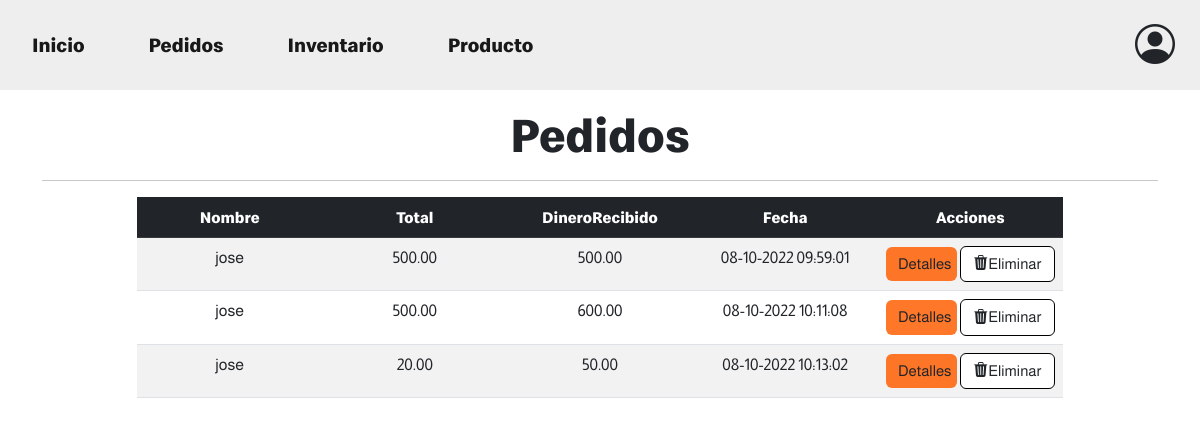
Screenshot of /pedido/index (signed in) with the database file from the repository.
### tables this page shows
CREATE TABLE `pedidos` (
  `Id` int(255) NOT NULL,
  `UsuarioId` int(255) NOT NULL,
  `Total` decimal(9,2) NOT NULL,
  `DineroRecibido` decimal(9,2) NOT NULL,
  `Fecha` timestamp NOT NULL DEFAULT current_timestamp()
);

CREATE TABLE `usuarios` (
  `Id` int(255) NOT NULL,
  `IdRol` int(255) NOT NULL,
  `Nombre` varchar(255) NOT NULL,
  `Password` varchar(255) NOT NULL,
  `UsuarioCreacion` int(11) NOT NULL,
  `FechaCreacion` timestamp NOT NULL DEFAULT current_timestamp(),
  `FechaModificacion` timestamp NOT NULL DEFAULT current_timestamp() ON UPDATE current_timestamp()
);

### controllers/pedidoController.php (called while the page is built, shortened)
<?php
require_once 'models/pedido.php';
class pedidoController
{
	public function index()
	{
		$usuario_id = $_SESSION['identity']->Id;
		$pedido = new Pedido();
		$pedido->setUsuarioId($usuario_id);
		$pedidos = $pedido->getAll();
		require_once 'views/pedido/index.php';
	}
}

### config/db.php (called while the page is built)
<?php
class Database{
	public static function connect(){
		$db = new mysqli('localhost', 'root', '', 'restaurantes');
		$db->query("SET NAMES 'utf8'");
		return $db;
	}
}

### models/pedido.php (called while the page is built, shortened)
<?php
class Pedido
{
	private $db;
	public function __construct()
	{
		$this->db = Database::connect();
	}
	public function getAll()
	{
		$productos = $this->db->query("SELECT usuarios.Nombre, pedidos.Id,pedidos.Total,
		pedidos.DineroRecibido, pedidos.Fecha,
		date_format(Fecha, \"%d-%m-%Y %H:%i:%s\") as Fecha
		FROM pedidos
		INNER JOIN usuarios on pedidos.UsuarioId = usuarios.Id");
		return $productos;
	}
}

### views/pedido/index.php (the view)
<div class="container-fluid text-center">
    <div class="container titulo pt-3">
        <h1 class="display-5">Pedidos</h1>
        <hr>
    </div>
    <div class="text-center container">
        <div class="row justify-content-center">
            <div class="col-10">
                <table class="table table-striped">
                    <thead class="table table-dark titulo">
                        <tr class="row-cols-6">
                            <th scope="col">Nombre</th>
                            <th scope="col">Total</th>
                            <th scope="col">DineroRecibido</th>
                            <th scope="col">Fecha</th>
                            <th scope="col">Acciones</th>
                        </tr>
                    </thead>
                    <tbody>
                        <?php while ($items = $pedidos->fetch_object()) { ?>
                            <tr class="row-cols-6 parrafo">
                                <td classs="col"><?= $items->Nombre ?></td>
                                <td classs="col"><?= $items->Total ?></td>
                                <td classs="col"><?= $items->DineroRecibido ?></td>
                                <td classs="col"><?= $items->Fecha ?></td>
                                <td classs="col">
                                    <a class="btn" style=" background-color: #ff5e00d7; border:0; width: 71px; font-size:15px;" href="<?= base_url . 'pedido/detalle&id=' . $items->Id ?>">Detalles</a>
                                    <a class="btn bi bi-trash3-fill" style="background-color: #fff; border:1px solid black; width: 95px; font-size:15px;" href="<?= base_url . 'pedido/eliminar&id=' . $items->Id ?>">Eliminar</a>
                                </td>
                            </tr>
                        <?php } ?>
                    </tbody>
                </table>
            </div>
        </div>
    </div>
</div>

### wwwroot/css/site.css (style rules this page uses)
.titulo { font-family: Titulo; }
.parrafo { font-family: parrafo; font-weight: 500; }
@media (min-width: 768px) { html { font-size: 16px; } }
html { position: relative; min-height: 100%; }
body { margin-bottom: 30px; }

### rows the page displays
pedidos: UsuarioId.Nombre "jose", Total "500.00", DineroRecibido "500.00", Fecha "08-10-2022 09:59:01"
pedidos: UsuarioId.Nombre "jose", Total "500.00", DineroRecibido "600.00", Fecha "08-10-2022 10:11:08", $items->Id 7 (drawn)
pedidos: UsuarioId.Nombre "jose", Total "20.00", DineroRecibido "50.00", Fecha "08-10-2022 10:13:02"
